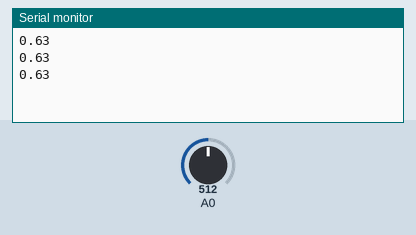
A sketch run on a simulated Arduino Uno, built with avr-gcc and run on an emulated ATmega328P. Parts: the last lines printed to the serial monitor. The inputs (shaded band) are chosen by the test bench; at power-on: A0 = 512.

Above: at 1.3 s.
1.4 s: A0 set to 716
At 1.9 s:
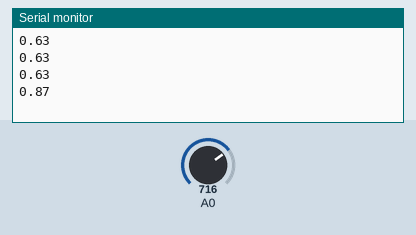
2.9 s: A0 set to 900
At 3.4 s:
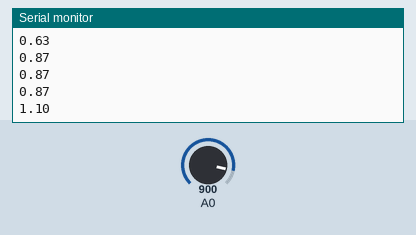
Timing chart, 0 to 5.9 s (numbered marks = the images above; inputs shaded):
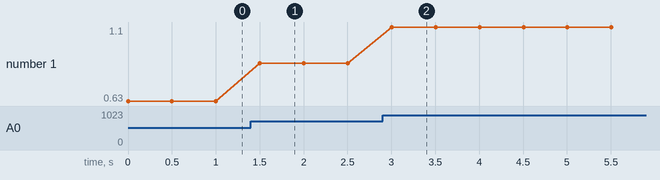

Measured:
- after the input at 1.4 s, the serial monitor: prints a new line after 0.10 s (image 1)
- after the input at 2.9 s, the serial monitor: prints a new line after 0.10 s (image 2)
- plotted number 1: 0.63 → 0.87 after the input at 1.4 s, 0.87 → 1.1 after the input at 2.9 s

The sketch:

CODING_PH_SENSOR_CALIBRATION.ino
```cpp
#define OFFSET

int pH_Value;
float Voltage;

void setup()
{
  Serial.begin(9600);
  pinMode(pH_Value, INPUT);
}

void loop()
{
  pH_Value = analogRead (A0);
  Voltage = pH_Value * (5.0/4095.0);
  Serial.println(Voltage);
  delay(500);
}
```
